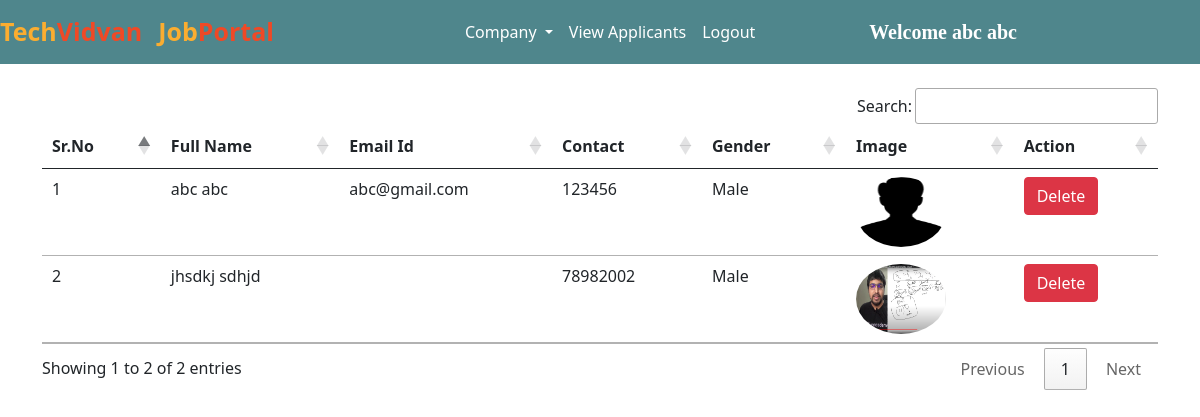
The app's page /view_applicants/ (signed in) with its own data.
### jobs/models.py (models this page shows, shortened)
class Applicant(models.Model):
    user = models.ForeignKey(User, on_delete=models.CASCADE)
    phone = models.CharField(max_length=10)
    image = models.ImageField(upload_to="")
    gender = models.CharField(max_length=10)
    type = models.CharField(max_length=15)

### jobs/views.py (the view)
# urls.py: path("view_applicants/", views.view_applicants, name="view_applicants"),
def view_applicants(request):
    if not request.user.is_authenticated:
        return redirect("/admin_login")
    applicants = Applicant.objects.all()
    return render(request, "view_applicants.html", {'applicants':applicants})

### jobs/templates/view_applicants.html (shortened to what this page needs)
{% extends 'admin_navbar.html' %}
{% block view_applicants %} active {% endblock %}
{% block body %}
<div class="container mt-4">
<table class="table table-hover" id="example">
    <thead>
        <tr>
            <th>Sr.No</th>
            <th>Full Name</th>
            <th>Email Id</th>
            <th>Contact</th>
            <th>Gender</th>
            <th>Image</th>
            <th>Action</th>
        </tr>
    </thead>
    <tbody>
        {% for applicant in applicants %}
        <tr>
            <td>{{forloop.counter}}</td>
            <td>{{applicant.user.get_full_name}}</td>
            <td>{{applicant.user.email}}</td>
            <td>{{applicant.phone}}</td>
            <td>{{applicant.gender}}</td>
            <td><img src="{{applicant.image.url}}" class="rounded-circle" width="90px" height="70px"></td>
            <td><a href="/delete_user/{{applicant.user.id}}/" class="btn btn-danger" onclick="return confirm('Are you sure you want to delete this applicant?')">Delete</a></td>
        </tr>
        {% endfor %}
    </tbody>
</table>
</div>
{% endblock %}

### jobs/templates/admin_navbar.html (shortened to what this page needs)
<!doctype html>
<html lang="en">
<head>
  <link href="https://cdn.jsdelivr.net/npm/bootstrap@5.0.2/dist/css/bootstrap.min.css" rel="stylesheet"
>
  <link rel="stylesheet" href="https://cdn.datatables.net/1.10.25/css/jquery.dataTables.min.css">
  <link rel="stylesheet" href="https://cdn.datatables.net/buttons/1.7.1/css/buttons.dataTables.min.css">
</head>
<body>
  <nav class="navbar navbar-expand-lg navbar-dark">
      <a class="navbar-brand" href="/"><span class="head1">Tech</span><span class="head2">Vidvan</span></a>
      <a class="navbar-brand" href="#"><span class="head1">Job</span><span class="head2">Portal</span></a>
      <div class="container w-50">
      <div class="collapse navbar-collapse" id="navbarSupportedContent">
        <ul class="navbar-nav me-auto mb-2 mb-lg-0">
          <div class="collapse navbar-collapse" id="navbarNavDarkDropdown">
            <ul class="navbar-nav">
              <li class="nav-item dropdown">
                <a class="nav-link active dropdown-toggle" href="#" id="navbarDarkDropdownMenuLink" role="button" data-bs-toggle="dropdown" aria-expanded="false">
                  Company
                </a>
              </li>
            </ul>
          </div>
          <li class="nav-item">
            <a class="nav-link {% block view_applicants %} {% endblock %}" href="/view_applicants/">View Applicants</a>
          </li>
          <li class="nav-item">
            <a class="nav-link active" href="/logout/">Logout</a>
          </li>
        </ul>
        <a class="navbar-brand" style="font-weight: bold; font-family: 'Times New Roman', Times, serif;" href="#">Welcome {{request.user.get_full_name}}</a>
      </div>
      </div>
  </nav>
  {% block body %}
  {% endblock %}
</body>
</html>

### jobs/templates/admin_navbar.html (style rules this page uses)
.navbar { background-color: #4f868c; }
.head1 { color: #FBAD30; font-size: 25px; font-weight: bold; height: 50px; }
.head2 { color: #EF4926; font-size: 25px; font-weight: bold; }

### records on screen
Applicant: user.get_full_name "abc abc", user.email "abc@gmail.com", phone "123456", gender "Male", image (picture)
Applicant: user.get_full_name "jhsdkj sdhjd", phone "78982002", gender "Male", image (picture)

### other values on screen
{{ request.user.get_full_name }} "abc abc"
